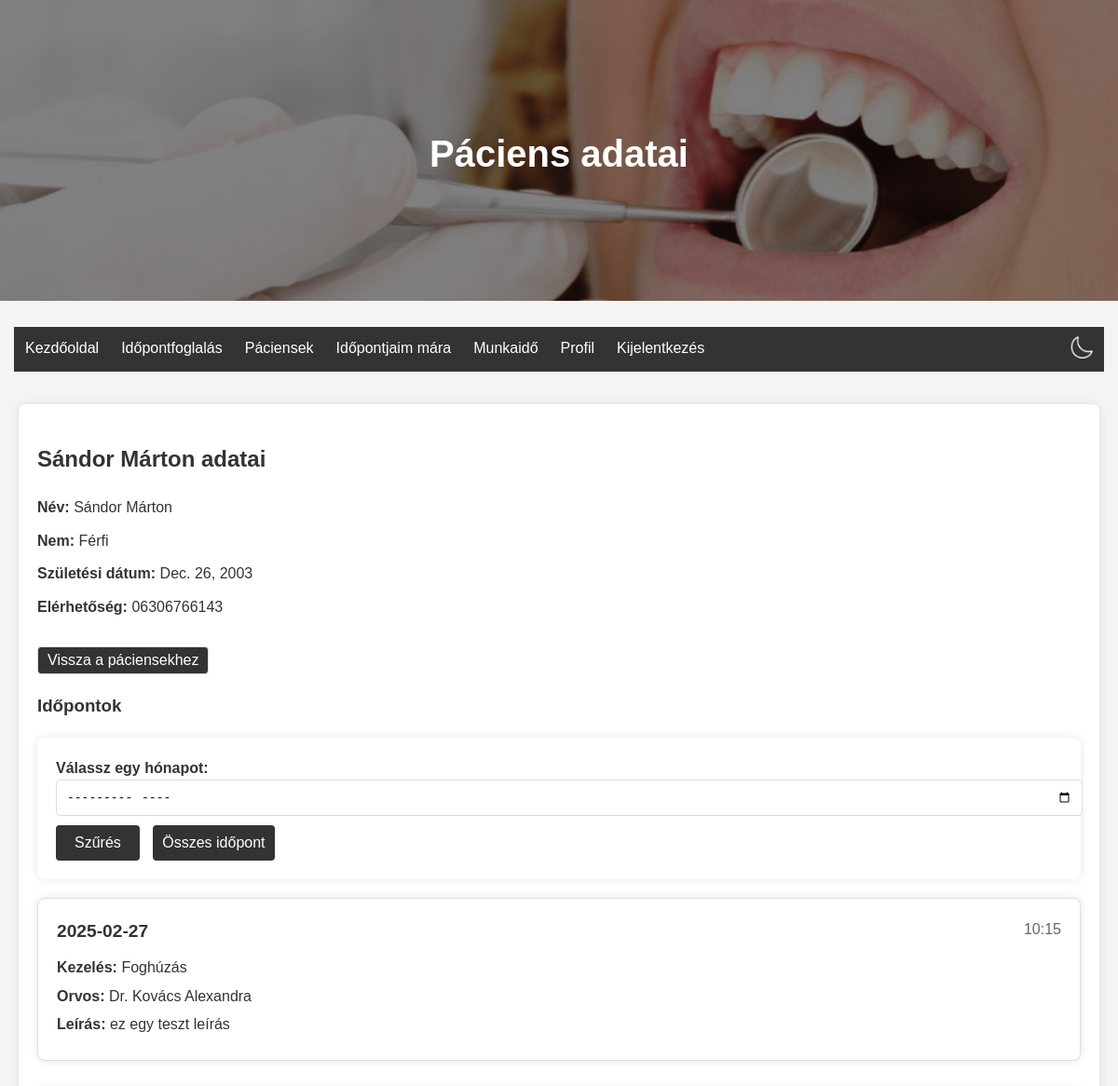
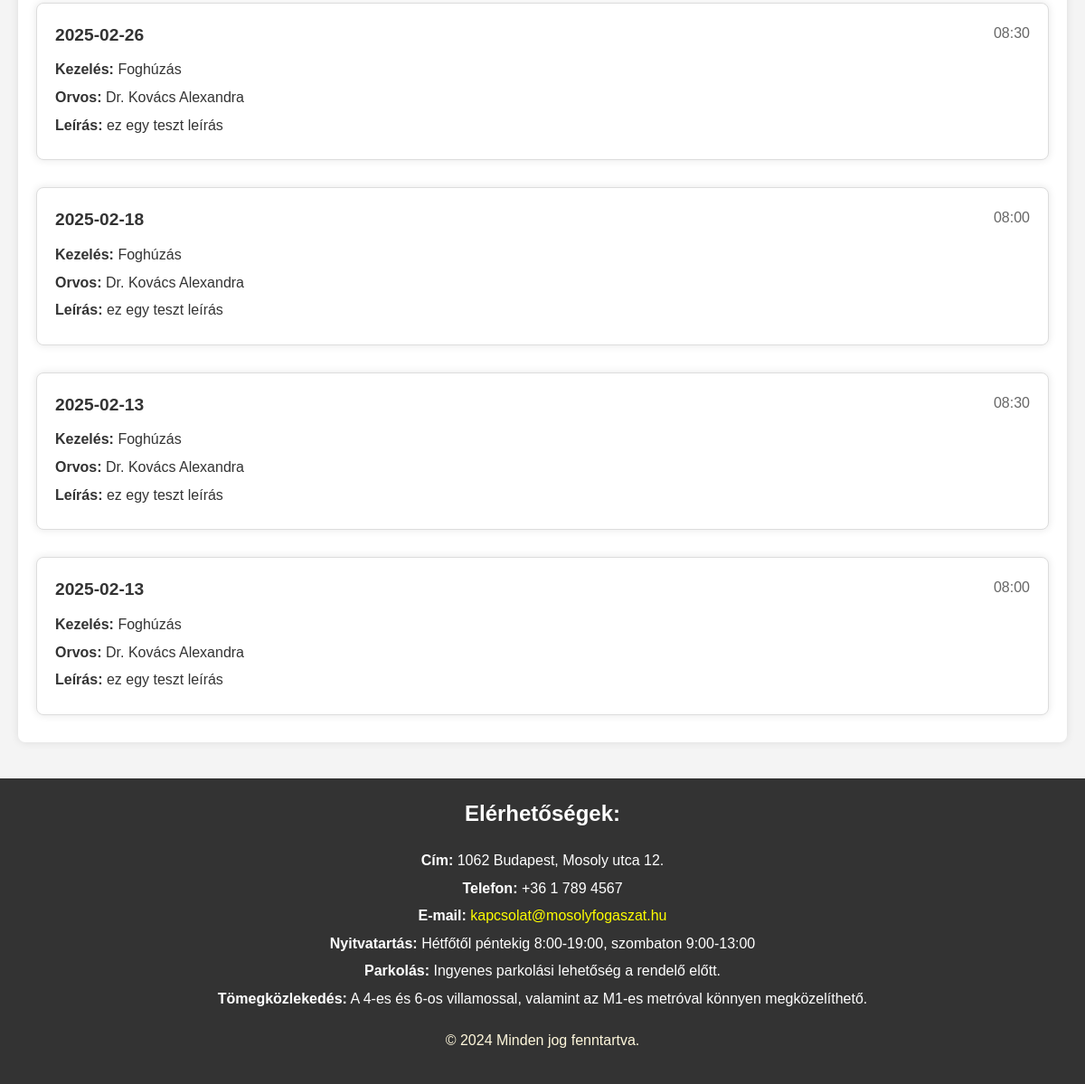
The app's page /patients/46918e9b-2410-4db0-8b5c-3090ac6ab9ab/ (signed in) with its own data (2 pictures, top to bottom).
### rendeloweboldal/models.py (models this page shows, shortened)
class Patient(models.Model):
    id = models.CharField(max_length=64, primary_key=True)  # same as RendeloUser.id
    name = models.CharField(max_length=255)  # FHIR 'name' field
    gender = models.CharField(max_length=10, choices=[('male', 'Male'), ('female', 'Female')])
    birthDate = models.DateField(null=True, blank=True)  # FHIR 'birthDate' field
    telecom = models.CharField(max_length=255, null=True, blank=True)  # FHIR 'telecom' field for contact details

class Appointment(models.Model):
    id = models.UUIDField(primary_key=True, default=uuid4, editable=False)  # FHIR resource identifier
    patient = models.CharField(max_length=64, null=True, blank=True)  # Az időpontot foglaló páciens azonosítója
    practitioner = models.ForeignKey(Doctor, on_delete=models.CASCADE)  # Link to Practitioner resource
    treatment = models.ForeignKey(Treatment, on_delete=models.SET_NULL, null=True, blank=True)  # Link to Treatment
    start = models.DateTimeField()  # Kezdési időpont
    end = models.DateTimeField()  # Befejezési időpont
    status = models.CharField(max_length=64, null=True, blank=True)  # Időpont státusza (pl. foglalt, elérhető)
    custom_description = models.TextField(null=True, blank=True)  # Egyéb információk

class Treatment(models.Model):
    id = models.UUIDField(primary_key=True, default=uuid4, editable=False)  # FHIR resource identifier
    name = models.CharField(max_length=255)  # FHIR 'name' field
    description = models.TextField()  # FHIR 'description' field
    duration = models.DurationField(null=True, blank=True)  # Kezelés hossza (opcionális)
    price = models.DecimalField(max_digits=10, decimal_places=0)  # Ár

class Doctor(models.Model):
    id = models.CharField(max_length=64, primary_key=True)  # FHIR resource identifier
    name = models.CharField(max_length=255)
    photo = models.ImageField(upload_to='doctor_pictures/', null=True, blank=True)  # FHIR 'photo' field
    qualification = models.TextField(null=True, blank=True)  # FHIR 'qualification' field

### rendeloweboldal/views.py (the view)
# urls.py: path('patients/<str:patient_id>/', views.patient_detail_view, name='patient_detail'),
@login_required
def patient_detail_view(request, patient_id):
    if not (request.user.is_staff and not request.user.is_superuser):
        return redirect('home')
    patient = get_object_or_404(Patient, id=patient_id)
    appointments = Appointment.objects.filter(patient=patient_id).order_by('-start')
    month = request.GET.get('month')
    if month:
        year, month = map(int, month.split('-'))
        appointments = appointments.filter(start__year=year, start__month=month)
    return render(request, 'patient_detail.html', {'patient': patient, 'appointments': appointments})

### rendeloweboldal/templates/patient_detail.html (shortened to what this page needs)
{% extends "base.html" %}
{% load static %}
{% block header_title %}Páciens adatai{% endblock %}
{% block content %}
<section class="patient-detail">
    <h2>{{ patient.name }} adatai</h2>
    <div class="patient-info">
        <p><strong>Név:</strong> {{ patient.name }}</p>
        <p><strong>Nem:</strong>
            {% if patient.gender == 'male' %}
                Férfi
            {% elif patient.gender == 'female' %}
                Nő
            {% endif %}
        </p>
        <p><strong>Születési dátum:</strong> {{ patient.birthDate }}</p>
        <p><strong>Elérhetőség:</strong> {{ patient.telecom }}</p>
    </div>
    <button class="button-like" onclick="goToPatients()">Vissza a páciensekhez</button>
    <h3>Időpontok</h3>
    <form method="get" action="{% url 'patient_detail' patient.id %}">
        <label for="month">Válassz egy hónapot:</label>
        <input type="month" id="month" name="month" value="{{ request.GET.month }}">
        <button type="submit">Szűrés</button>
        <button type="button" onclick="showAllAppointments()">Összes időpont</button>
    </form>
    <div class="appointments">
        {% for appointment in appointments %}
        <div class="appointment">
            <div class="appointment-header">
                <span class="appointment-date">{{ appointment.start|date:"Y-m-d" }}</span>
                <span class="appointment-time">{{ appointment.start|date:"H:i" }}</span>
            </div>
            <p><strong>Kezelés:</strong> {{ appointment.treatment.name }}</p>
            <p><strong>Orvos:</strong> {{ appointment.practitioner.name }}</p>
            <p><strong>Leírás:</strong> {{ appointment.treatment.description }}</p>
        </div>
        {% endfor %}
    </div>
</section>
{% endblock %}

### rendeloweboldal/static/Css/style.css (style rules this page uses)
body { font-family: Arial, sans-serif; line-height: 1.6; margin: 0; padding: 0; background-color: #f4f4f4; }
form { background-color: white; padding: 20px; margin-bottom: 20px; border-radius: 8px; box-shadow: 0 0 10px rgba(0, 0, 0, 0.1); }
form label { font-weight: bold; }
form input, form select, form textarea { padding: 10px; border: 1px solid #ddd; border-radius: 4px; font-size: 1em; width: 100%; margin-bottom: 10px; }
form button { padding: 10px 20px; border: none; border-radius: 4px; background-color: #333; color: white; font-size: 1em; cursor: pointer; transition: background-color 0.3s; }
.button-like { display: inline-block; padding: 5px 10px; margin-top: 10px; border: 1px solid #ddd; border-radius: 4px; background-color: #f2f2f2; cursor: pointer; text-decoration: none; color: #333; transition: background-color 0.3s; }
button[type="button"] { margin-left: 10px; padding: 5px 10px; background-color: #333; color: white; border: none; border-radius: 4px; cursor: pointer; transition: background-color 0.3s; height: 38px; align-self: flex-start; }
.appointment-time, .appointment-practitioner, .appointment-treatment { margin-bottom: 5px; }
button { padding: 10px 20px; border: none; border-radius: 4px; background-color: #333; color: white; font-size: 1em; cursor: pointer; transition: background-color 0.3s; }
button[type="button"] { margin-left: 10px; padding: 5px 10px; background-color: #333; color: white; border: none; border-radius: 4px; cursor: pointer; transition: background-color 0.3s; }
.appointments { display: flex; flex-direction: column; gap: 20px; margin-top: 20px; }
.appointment { background-color: white; padding: 20px; border-radius: 8px; box-shadow: 0 0 10px rgba(0, 0, 0, 0.1); transition: transform 0.3s, box-shadow 0.3s; }
.appointment-header { display: flex; justify-content: space-between; align-items: center; margin-bottom: 10px; }
.appointment-date { font-size: 1.2em; font-weight: bold; }
.appointment-time { font-size: 1em; color: #666; }
.appointment { border: 1px solid #ddd; padding: 10px; margin-bottom: 10px; border-radius: 4px; background-color: #f9f9f9; }
.appointment p { margin: 5px 0; }
.patient-detail { background-color: white; padding: 20px; border-radius: 8px; box-shadow: 0 0 10px rgba(0, 0, 0, 0.1); margin-bottom: 20px; }
.patient-info { margin-bottom: 20px; }
.patient-info p { margin: 10px 0; }

### rendeloweboldal/static/Css/colors_light.css (style rules this page uses)
body, header { background-color: #f4f4f4; color: #333; }
form, .intro, .pricing, .appointments, .appointment, .patient-detail, .working-hours-form, .info-message, .profile, .admin { background-color: white; color: #333; }
.button, .button-like, button, .add-button, .edit-button, .delete-button, .cancel-button, .dialog-box button { background-color: #333; color: white; }

### records on screen
Patient: name "Sándor Márton", birthDate "Dec. 26, 2003", telecom "06306766143"
Appointment: start "2025-02-27", start "10:15", treatment.name "Foghúzás", practitioner.name "Dr. Kovács Alexandra", treatment.description "ez egy teszt leírás"
Appointment: start "2025-02-26", start "08:30", treatment.name "Foghúzás", practitioner.name "Dr. Kovács Alexandra", treatment.description "ez egy teszt leírás"
Appointment: start "2025-02-18", start "08:00", treatment.name "Foghúzás", practitioner.name "Dr. Kovács Alexandra", treatment.description "ez egy teszt leírás"
Appointment: start "2025-02-13", start "08:30", treatment.name "Foghúzás", practitioner.name "Dr. Kovács Alexandra", treatment.description "ez egy teszt leírás"
Appointment: start "2025-02-13", start "08:00", treatment.name "Foghúzás", practitioner.name "Dr. Kovács Alexandra", treatment.description "ez egy teszt leírás"
